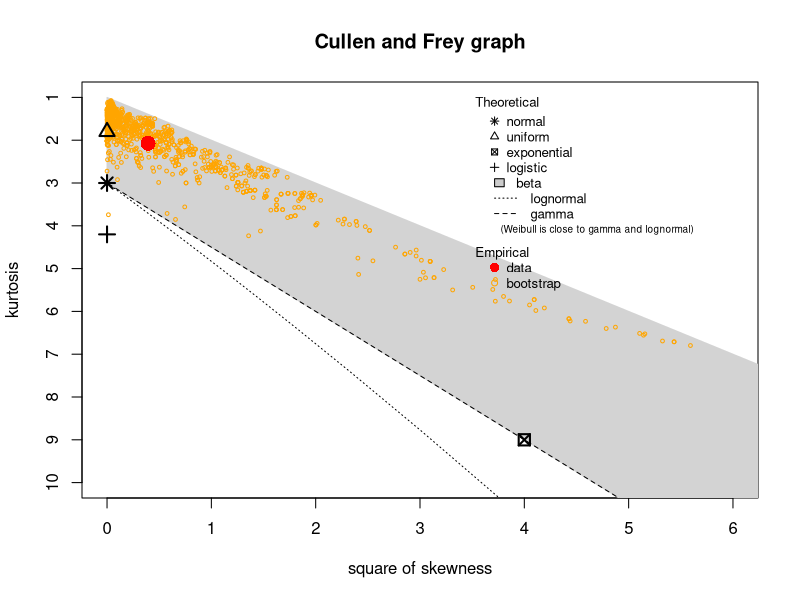
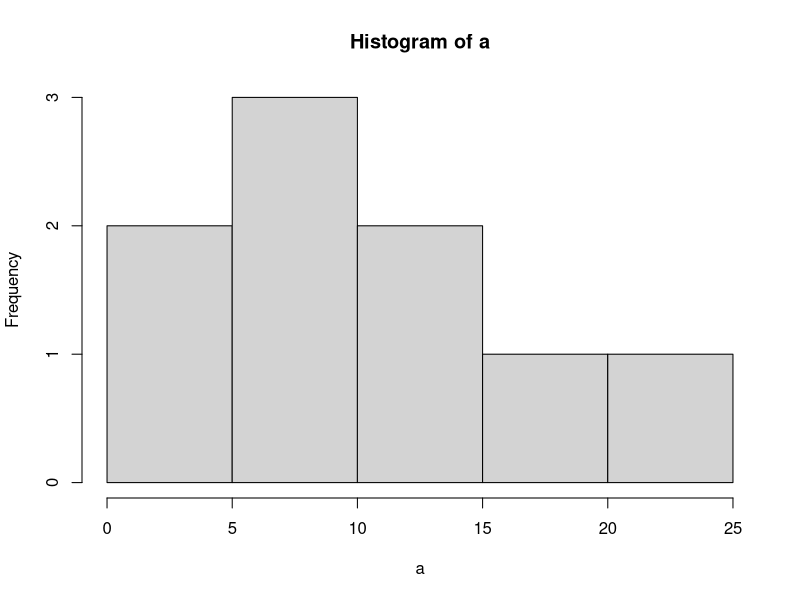
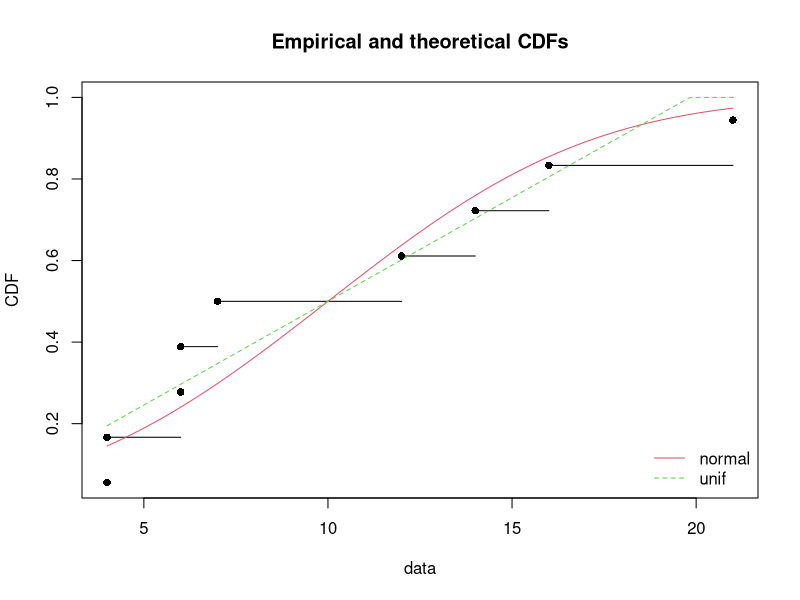
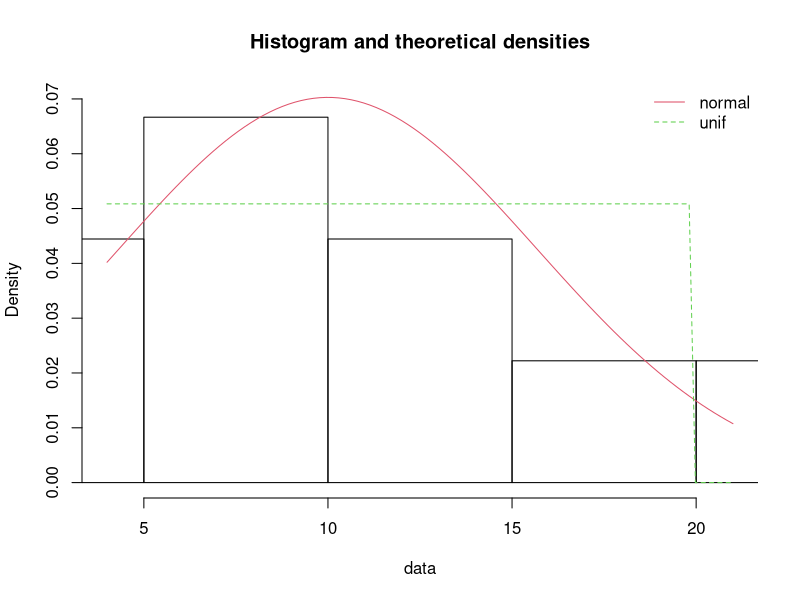
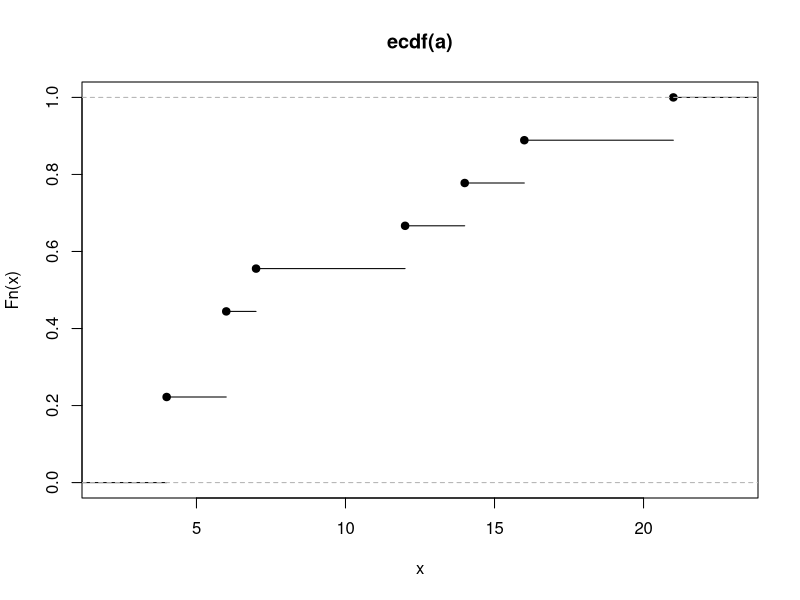

Reproduce these figures in R, in order. (Note: this script raises an error after producing the figures.)
sss <- c(24,54,41,17,48,33,42,44,92,27)
qchisq(p = 0.975, df = 9)
a <- c(7.4,  1.5,  4.2,  4.4,  3.5,  3.4,  1.1,  2.4,  0.8,  2.6)
log2(a)
sum(log2(a))
library(fitdistrplus)

a <- c(4,6,7,14,21,16,12,6,4)
dff <- data.frame(c(4,6,7,14,21,16,12,6,4))
descdist(a, method = "sample", boot = 1e3)
t.test(a)
hist(a)

shapiro.test(a)
chisq.test(a)
ks.test(unique(a),"pnorm",10,5.67)

library(nortest)
lillie.test(a)

pearson.test(a)

library(MASS)
mean(a)
library(scales)
res <- rescale(a)
res
fit.norm <- fitdist(a, "norm", method = "mme")
fit.uniform <- fitdist(a, "unif", method = "mme")
fit.beta <- fitdist(res, "beta", method = "mme")

stat_normal <- gofstat(fit.norm, 
                       fitnames = c("normal"))
stat_unif <- gofstat(fit.uniform, 
                     fitnames = c("uniform"))
stat_beta <- gofstat(fit.beta, 
                     fitnames = c("beta"))

stat_table <- cbind(rbind(stat_normal$ks, stat_normal$cvm),  
                    rbind(stat_unif$ks, stat_unif$cvm),
                    rbind(stat_beta$ks, stat_beta$cvm))
rownames(stat_table) <- c("Kolmogorov-Smirnov statistic", 
                          "Cramer-von Mises statistic")
stat_table

cdfcomp(list(fit.norm, fit.uniform), legendtext = c("normal", "unif"))
denscomp(list(fit.norm, fit.uniform), legendtext = c("normal", "unif"))
sort(a)
summary(a)
plot(ecdf(a))

fitdist(data = a, distr = "lnorm",method = "mle")
sum(c(2.4, 3.5, 3.2, 3.4, 2.5, 2.4, 3.1, 3.4, 3.8, 2.6))
a <- c(2.4, 3.5, 3.2, 3.4, 2.5, 2.4, 3.1, 3.4, 3.8, 2.6)
b <- a^5
sum(b)


1/10 * sum((c(24,54,41,17,48,33,42,44,92,27) - 55)^2)
qchisq()

asd <- c(0.3*174, 0.9*108, 1.5 * 72, 2.1 * 46, 2.7 * 3, 3.3 * 22, 3.9 * 15, 4.5 * 12, 5.1 * 7, 5.7 * 5) /ss 
ss <- sum(c(174,108,72,46,30,22,15,12,7,5))
sum(asd)

2*0.1 + 3*0.3 + 4*0.4 + 5*0.2
2^2*0.1 + 3^2*0.3 + 4^2*0.4 + 5^2*0.2

14.5 - 3.7^2


spb <- c(23, 24, 21, 23, 22, 21, 20, 21, 28, 25, 22, 22, 25, 21)
sort(spb)
mean(spb)
var(spb)
sum((spb - mean(spb))^2) / length(spb)
median(spb)
summary(spb)
sort(spb)[12]
qnorm(0.2563, mean = 2, sd = 3)

2.4^5 + 3.5^5 + 3.2^5 + 3.4^5 + 2.5^5 + 2.4^5+ 3.1^5 + 3.4^5 + 3.8^5 + 2.6^5
31^2 + 1 + 14^2 + 38^2 + 7^2 + 22^2 + 13^2 + 11^2 + 37^2 + 28^2

s_exp <- rexp(100,0.2)
s_geom <- rgeom(100, 0.3)
s_norm1 <- rnorm(100, 5, 2)
s_norm2 <- rnorm(100, 5, 0.5)
s_unif <- runif(100,1,9)
boxplot(s_geom, s_exp, s_norm1, s_norm2, s_unif)

height <- matrix(c(170, 66,
                          182, 74,
                          183, 77,
                          180, 72,
                          175, 67,
                          181, 77,
                          187, 76,
                          181, 77,
                          178, 72,
                          187, 76),ncol = 2, byrow = T)
height
cor(height[,1], height[,2])
